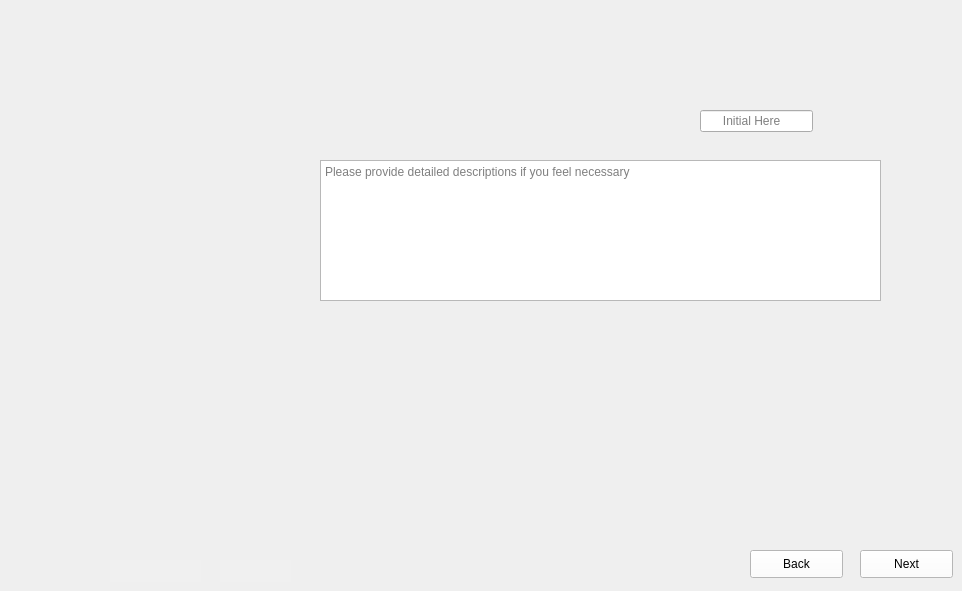
      <widget class="QWidget" name="Mount_Piezo_Wafer_3">
       <property name="maximumSize">
        <size>
         <width>1024</width>
         <height>600</height>
        </size>
       </property>
       <property name="styleSheet">
        <string notr="true">border-image: url(:/images/images/Mount_Piezo_Wafer_3.PNG);</string>
       </property>
       <widget class="QLineEdit" name="Mount_Piezo_Wafer_3_Data">
        <property name="enabled">
         <bool>true</bool>
        </property>
        <property name="geometry">
         <rect>
          <x>700</x>
          <y>110</y>
          <width>113</width>
          <height>22</height>
         </rect>
        </property>
        <property name="styleSheet">
         <string notr="true">color: rgb(0, 0, 0);
border-image:None;</string>
        </property>
        <property name="text">
         <string/>
        </property>
        <property name="maxLength">
         <number>32767</number>
        </property>
        <property name="placeholderText">
         <string>      Initial Here</string>
        </property>
       </widget>
       <widget class="QTextEdit" name="Mount_Piezo_Wafer_3_Comments">
        <property name="geometry">
         <rect>
          <x>320</x>
          <y>160</y>
          <width>561</width>
          <height>141</height>
         </rect>
        </property>
        <property name="styleSheet">
         <string notr="true">border-image:None;
</string>
        </property>
        <property name="placeholderText">
         <string>Please provide detailed descriptions if you feel necessary</string>
        </property>
       </widget>
       <widget class="QPushButton" name="Mount_Piezo_Wafer_3_Next">
        <property name="geometry">
         <rect>
          <x>860</x>
          <y>550</y>
          <width>93</width>
          <height>28</height>
         </rect>
        </property>
        <property name="styleSheet">
         <string notr="true">QPushButton{
background-color: rgb(255, 255, 255);
height: 35px;
border-image:None;
}
QPushButton::hover{
background-color: rgb(0, 0, 255);
}
QPushButton:pressed{
padding-top:7px;
padding-top:7px;
}</string>
        </property>
        <property name="text">
         <string>Next</string>
        </property>
        <property name="iconSize">
         <size>
          <width>20</width>
          <height>20</height>
         </size>
        </property>
        <property name="autoDefault">
         <bool>false</bool>
        </property>
       </widget>
       <widget class="QPushButton" name="Mount_Piezo_Wafer_3_Back">
        <property name="geometry">
         <rect>
          <x>750</x>
          <y>550</y>
          <width>93</width>
          <height>28</height>
         </rect>
        </property>
        <property name="styleSheet">
         <string notr="true">QPushButton{
background-color: rgb(255, 255, 255);
height: 35px;
border-image:None;
}
QPushButton::hover{
background-color: rgb(0, 0, 255);
}
QPushButton:pressed{
padding-top:7px;
padding-top:7px;
}</string>
        </property>
        <property name="text">
         <string>Back</string>
        </property>
        <property name="iconSize">
         <size>
          <width>20</width>
          <height>20</height>
         </size>
        </property>
        <property name="autoDefault">
         <bool>false</bool>
        </property>
       </widget>
       <widget class="QLineEdit" name="Mount_Piezo_Wafer_3_Steps">
        <property name="geometry">
         <rect>
          <x>220</x>
          <y>560</y>
          <width>71</width>
          <height>22</height>
         </rect>
        </property>
        <property name="styleSheet">
         <string notr="true">QLineEdit{
background-color: rgb(240, 240, 240);
border: none;
border-image:None;
}</string>
        </property>
       </widget>
       <widget class="QLineEdit" name="Mount_Piezo_Wafer_3_Dates">
        <property name="geometry">
         <rect>
          <x>110</x>
          <y>560</y>
          <width>91</width>
          <height>22</height>
         </rect>
        </property>
        <property name="styleSheet">
         <string notr="true">QLineEdit{
background-color: rgb(240, 240, 240);
border: none;
border-image:None;
}</string>
        </property>
       </widget>
      </widget>
